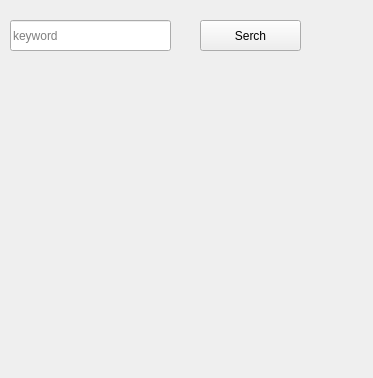
<?xml version="1.0" encoding="UTF-8"?>
<ui version="4.0">
 <class>FindFriends</class>
 <widget class="QWidget" name="FindFriends">
  <property name="geometry">
   <rect>
    <x>0</x>
    <y>0</y>
    <width>373</width>
    <height>378</height>
   </rect>
  </property>
  <property name="windowTitle">
   <string>Form</string>
  </property>
  <widget class="QLineEdit" name="Key_word_edit">
   <property name="geometry">
    <rect>
     <x>10</x>
     <y>20</y>
     <width>161</width>
     <height>31</height>
    </rect>
   </property>
   <property name="accessibleName">
    <string/>
   </property>
   <property name="placeholderText">
    <string>keyword</string>
   </property>
  </widget>
  <widget class="QPushButton" name="SerchButton">
   <property name="geometry">
    <rect>
     <x>200</x>
     <y>20</y>
     <width>101</width>
     <height>31</height>
    </rect>
   </property>
   <property name="text">
    <string>Serch</string>
   </property>
  </widget>
  <widget class="QWidget" name="verticalLayoutWidget">
   <property name="geometry">
    <rect>
     <x>10</x>
     <y>70</y>
     <width>321</width>
     <height>281</height>
    </rect>
   </property>
   <layout class="QVBoxLayout" name="verticalLayout"/>
  </widget>
 </widget>
 <resources/>
 <connections/>
</ui>
